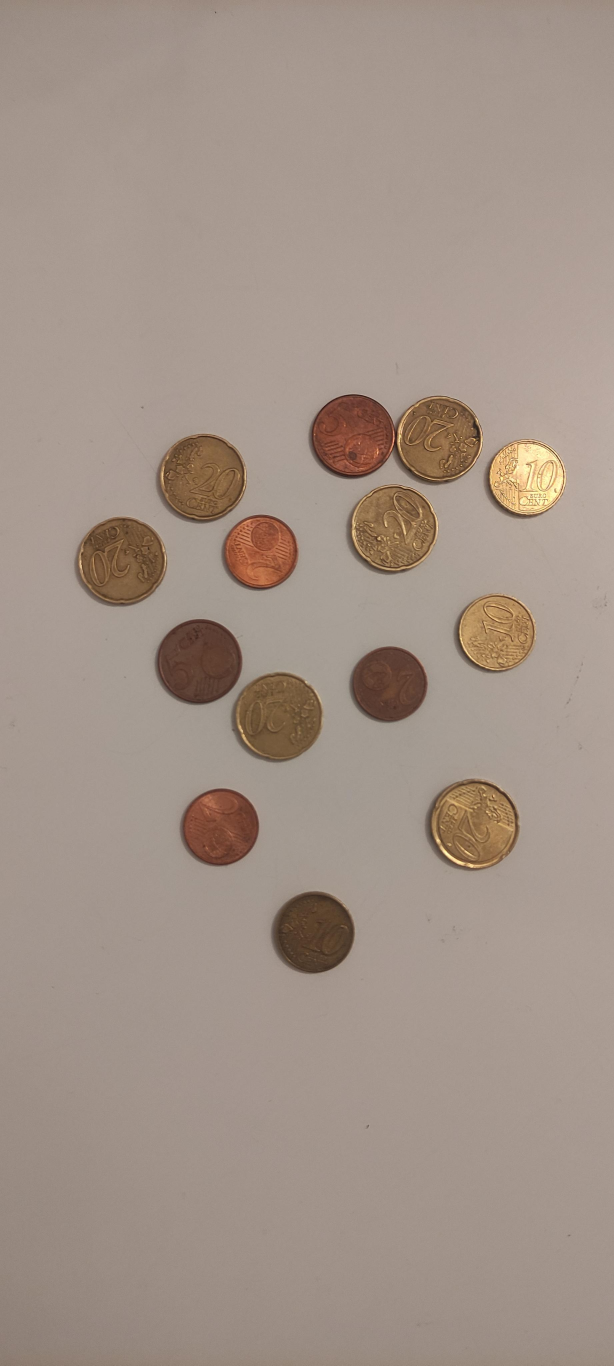
#> input picture data/014.jpeg, 1842 x 4096 px, found by its file name (shown at 1/3 size)
$ jupyter execute --allow-errors main.ipynb   (shell and % lines are left out)
#> lines starting #> are read from the running program, lines starting #| are printed output that depends on the picture; after the words box and inside, x2 and y2 are one past the last pixel; in counts of white or black regions, pixels touching at a corner belong together
#> (reads data_annotations.csv from the repository)
#> in open_image, image is the input picture: shape (4096, 1842, 3); mean B, G, R 135.9, 146.6, 162.1
#Projet introduction à l'analyse d'image

[cell 1]
from google.colab import drive
import os
import cv2 as cv
import numpy as np
from matplotlib import pyplot as plt
from PIL import Image
import pillow_heif
import csv
import math
from functools import cmp_to_key
from google.colab.patches import cv2_imshow

drive.mount('/content/gdrive')

## Fonctions pour le prétraitement des images

[cell 2]
# Resize an image without distortion using OpenCV
# Source: https://stackoverflow.com/questions/44650888/resize-an-image-without-distortion-opencv
def image_resize(image, width=None, height=None, inter=cv.INTER_AREA):
    # Initialize the dimensions of the image to be resized and grab the image size
#> called with width = 400, height = 400, inter = 3
    dim = None
    (h, w) = image.shape[:2]

    # If both the width and height are None, then return the original image
    if width is None and height is None:
        return image

    # Check to see if the width is None
    elif width is None:
        # Calculate the ratio of the height and construct the dimensions
        r = height / float(h)
        dim = (int(w * r), height)

    # Check to see if the height is None
    elif height is None:
        # Calculate the ratio of the width and construct the dimensions
        r = width / float(w)
        dim = (width, int(h * r))

    # Otherwise, take the least impacting parameter
    else:
        # Calculate the ratios
        r_w = width / float(w)
        r_h = height / float(h)

        # Calculate the least affected dimensions (good for sideway photos)
        if r_w <= r_h:
            dim = (int(w * r_h), height)
        else:
            dim = (width, int(h * r_w))


    # Resize the image
    resized = cv.resize(image, dim, interpolation=inter)
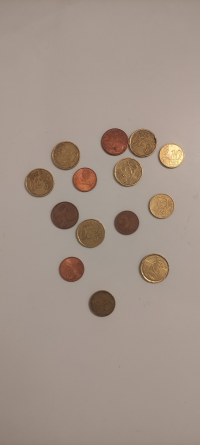
#> resized: shape (889, 400, 3) (shown at 1/2 size); mean B, G, R 135.9, 146.6, 162.1

    # Return the resized image
    return resized

################################################################################

# Function to extract regions of interest (ROIs) using detected circles
def extract_ROIs(circles, image):
    ROIs = []

    for i in circles[0, :]:
        # Prepare a black canvas
        height, width = image.shape[:2]
        canvas = np.zeros((height, width))

        # Draw the outer circle
        color = (255, 255, 255)
        thickness = -1
        centerX = i[0]
        centerY = i[1]
        radius = i[2]

        # If the circle's radius is too small, skip it
        if radius < 9:
            continue

        cv.circle(canvas, (centerX, centerY), radius, color, thickness)

        # Create a copy of the input and mask input
        image_copy = image.copy()
        image_copy[canvas == 0] = (0, 0, 0)

        # Crop the ROI
        x = centerX - radius
        y = centerY - radius
        h = 2 * radius
        w = 2 * radius
        cropped_img = image_copy[y - 3:y + h + 3, x - 3:x + w + 3]

        # Store the ROI
        ROIs.append(cropped_img)
    return ROIs

################################################################################

# Functions for categorizing cent coins

RED_CENT_VALUE = (0.01 + 0.02 + 0.05) / 3.
YELLOW_CENT_VALUE = (0.10 + 0.20 + 0.50) / 3.

def is_red_cent(image, mask):
    # Check if the coin is a red cent based on its color properties
    mean_color = cv.mean(image, mask=mask)[:3]
    prc_GR = mean_color[1] / mean_color[2]
    prc_BR = mean_color[0] / mean_color[2]
    return prc_GR > prc_BR and (prc_GR - prc_BR) < .45

def is_yellow_cent(image, mask):
    # Check if the coin is a yellow cent based on its color properties
    mean_color = cv.mean(image, mask=mask)[:3]
    diff_RG = mean_color[2] - mean_color[1]
    diff_GB = mean_color[1] - mean_color[0]
    return diff_GB > diff_RG * 1.25

def get_cent_value(image):
    # Determine the value of the coin based on its color properties
    coin_mask = np.zeros(image.shape[:2], np.uint8)
    center = (49, 49)
    radius = 42
    cv.circle(coin_mask, center, radius, 255, -1)

    if is_yellow_cent(image, coin_mask):
        return YELLOW_CENT_VALUE
    elif is_red_cent(image, coin_mask):
        return RED_CENT_VALUE
    else:
        return 0.00

################################################################################

# Function to fix circle size if it protrudes the image boundaries
def fix_circle_size(circle, center, radius, image):
    height, width = image.shape[:2]
    height -= 1
    width -= 1

    center_x = float(center[0])
    center_y = float(center[1])

    # Check if the circle is protruding beyond the image boundaries
    if (center_y + radius >= height) or \
       (center_y - radius <= 0) or \
       (center_x + radius >= width) or \
       (center_x - radius <= 0):

        new_radius = np.uint16(max(min(height - center_y - 5, center_y - 5, \
                                   width - center_x - 5, center_x - 5), 0))
    else:
        new_radius = radius

    # Ensure the new radius does not cause overflow
    if new_radius < radius:
        circle[2] = new_radius

    return int(new_radius)

## Fonction permettant la lecture des images

[cell 3]
def open_image(image_name, folder_name):
    image = cv.imread(f"{folder_name}/{image_name}")

    # Try opening the image and convert .HEIC format to png
    if ".HEIC" in image_name:
        if os.path.exists(f"{folder_name}/{image_name}.png"):
            try:
                os.remove(f"{folder_name}/{image_name}")
            except:
                image = cv.imread(f"{folder_name}/{image_name}.png")
        else:
            try:
                heif_file = pillow_heif.open_heif(f"{folder_name}/{image_name}", \
                                                  convert_hdr_to_8bit=False, bgr_mode=True)
                np_array = np.asarray(heif_file)
                cv.imwrite(f"{folder_name}/{image_name}.png", np_array)
                image = cv.imread(f"{folder_name}/{image_name}.png")
            except:
                print('Could not open or find the image named:', image_name)
        print("Successfully opened the following .heic image:", image_name)
    elif image is not None:
        print("Successfully opened the following image:", image_name)
    elif image is None:
        print('Could not open or find the image named:', image_name)
        return

    return image

## Importation des images et de leurs info
(à changer en fonction de l'emplacement dans le drive)

[cell 4]
import pandas as pd

folder_name = "/content/gdrive/MyDrive/ColabNotebooks_image/validation_dataset"

df = pd.read_csv("/content/gdrive/MyDrive/ColabNotebooks_image/validation_dataset/data_annotations.csv")
df

## Fonction pour la détection du nombre de pieces dans les images

[cell 5]
# Detects coins on a given image and returns an array of OpenCV Circle objects
# and the total count of detected coins as an integer
def detect_coins(image):

    image_copy = image.copy()

    gray_image = cv.cvtColor(image_copy, cv.COLOR_BGR2GRAY)
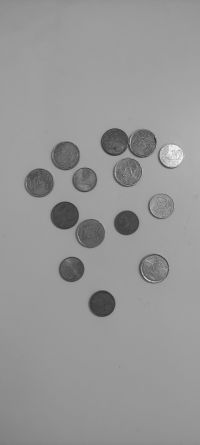
#> gray_image: shape (889, 400) (shown at 1/2 size); min 33, max 246, mean 149.9

    # Prepare the image by applying median blur and gaussian blur
    blur_image = cv.medianBlur(gray_image, 5)
    blur_image = cv.GaussianBlur(blur_image, (1,1), 0)

    # Then apply the Canny edge detection algorithm
    canny_image = cv.Canny(blur_image,75,200)
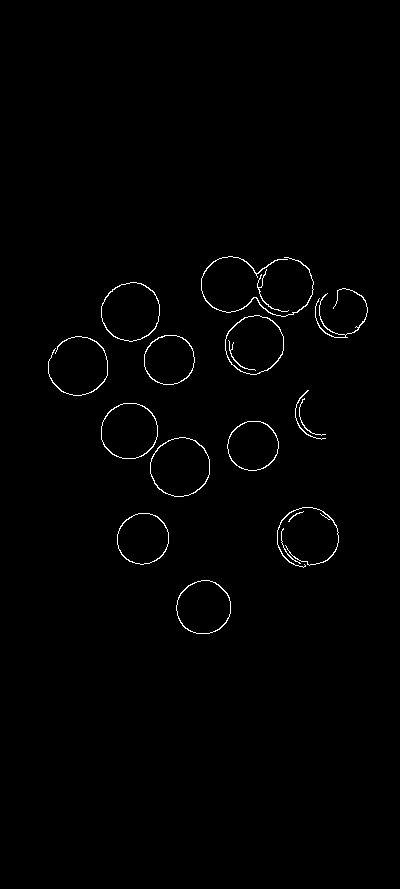
#> canny_image: shape (889, 400); 0.87% white in thin lines or dots, all inside (x1, y1, x2, y2) = (48, 256, 368, 634)

    image_for_hough_transform = canny_image

    # Hough Transform function
    circles = cv.HoughCircles(image_for_hough_transform, cv.HOUGH_GRADIENT, 1, \
                            minDist = 15, \
                            param1 = 120, param2 = 20, \
                            minRadius = 10, maxRadius = 150)
#> circles = 39 rows, first 8: [128.5, 429.5, 27.7], [141.5, 537.5, 25.2], [78.5, 365.5, 29.7], [180.5, 466.5, 29.5], [169.5, 360.5, 24.6], [307.5, 536.5, 29.7], [230.5, 283.5, 28.6], [254.5, 345.5, 29.3]
    # minDist: Minimum distance between the centers of the detected circles.
    # param1: The larger of the two thresholds passed to the Canny edge detector.
    # param2: Threshold for the minimum number of votes required for a circle's
    #         center to be detected. A smaller value may lead to false detections.
    # minRadius: The minimum radius of the circles to detect.
    # maxRadius: The maximum radius of the circles to detect.

    coin_count = 0

    # Iterate over detected circles
    if circles is not None and len(circles) > 0:

        circles = np.uint16(np.around(circles))
#> circles = 39 rows, first 8: [128, 430, 28], [142, 538, 25], [78, 366, 30], [180, 466, 30], [170, 360, 25], [308, 536, 30], [230, 284, 29], [254, 346, 29]
#> (the rest of the program and of its run is left out)
